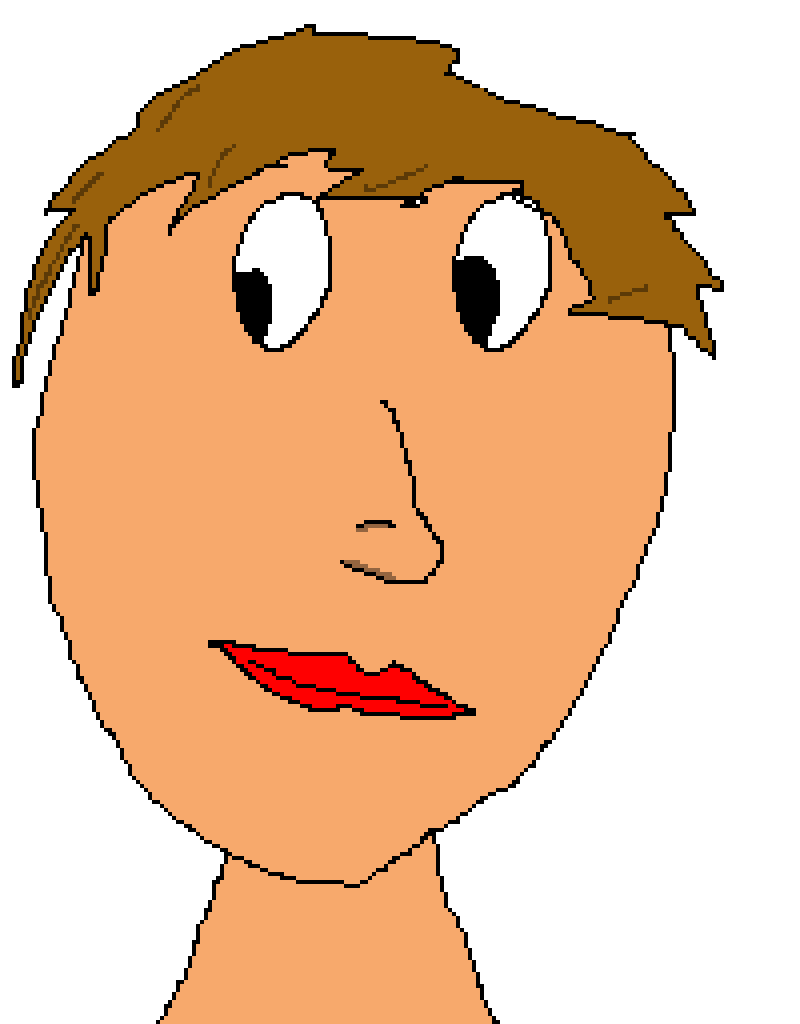
#> input picture input.png, 800 x 1024 px, found by its file name
$ python Task-02.py
#> lines starting #> are read from the running program, lines starting #| are printed output that depends on the picture
from PIL import Image
import numpy as np
import hashlib

#convert password to integer key
def generate_key_from_password(password: str) -> int:
    hashed = hashlib.sha256(password.encode()).hexdigest()
    return int(hashed[:8], 16)

def encrypt_image(input_path, output_path, password):
#> called with input_path = '/home/kali/input.png', output_path = '/home/kali/encrypted.png', password = 'mySecretPassword123'
    key = generate_key_from_password(password) %256
    img = Image.open(input_path).convert('RGB')
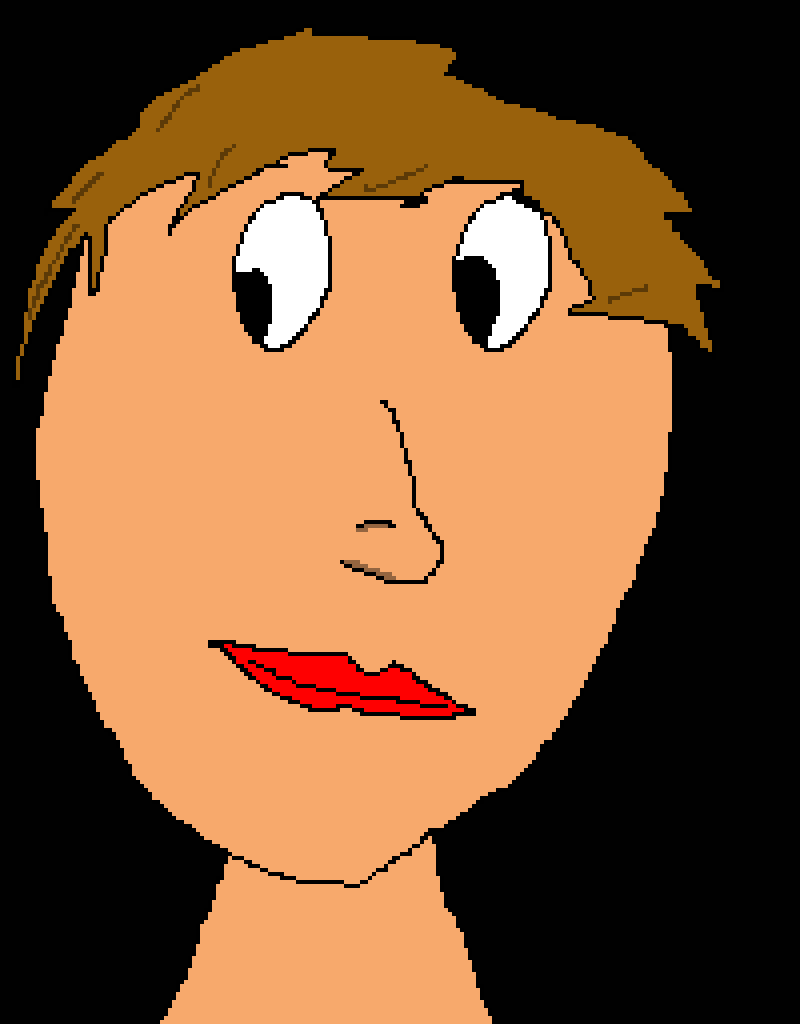
#> img: PIL image 800x1024 RGB; mean R, G, B 127.3, 86.5, 52.6
    data = np.array(img)

    #swap
    swapped = data[..., [2, 1, 0]]  # B, G, R

    #xor
    encrypted_data = swapped ^ key
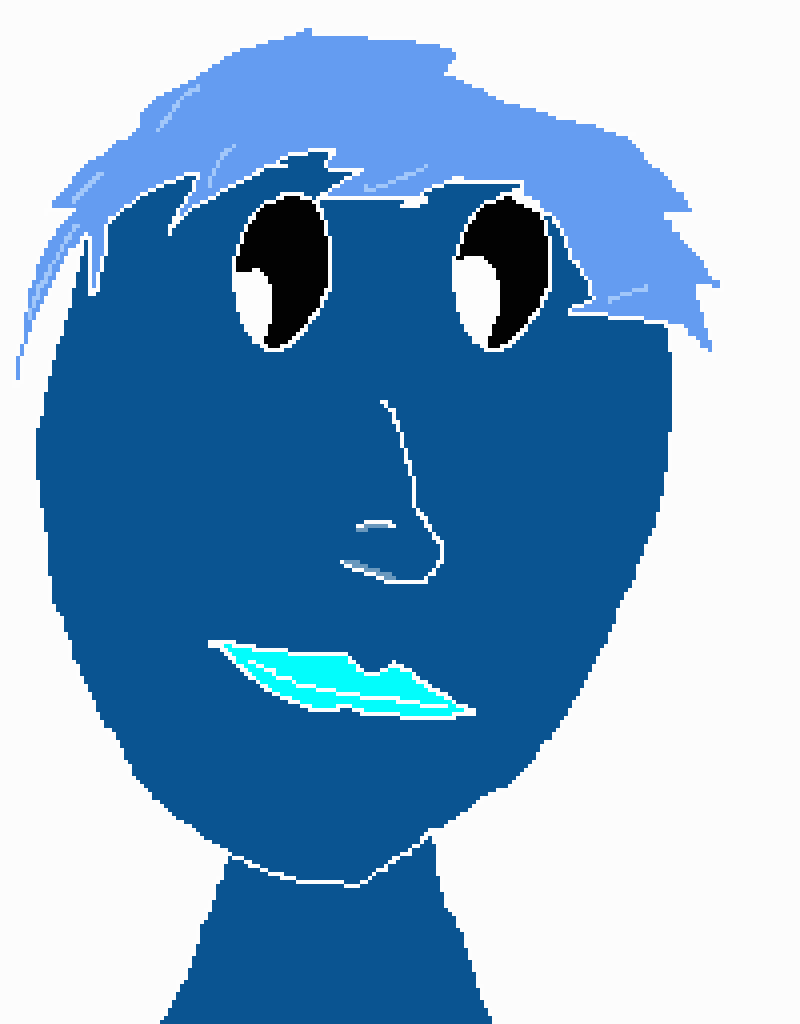
#> encrypted_data: shape (1024, 800, 3); mean B, G, R 200.5, 166.6, 127.6

    encrypted_img = Image.fromarray(encrypted_data.astype('uint8'))
    encrypted_img.save(output_path)
    print("Image encrypted and saved as:", output_path)


def decrypt_image(input_path, output_path, password):
    key = generate_key_from_password(password) %256
    img = Image.open(input_path).convert('RGB')
    data = np.array(img)

    #reverse xor
    decrypted_xor = data ^ key

    #reverse swap
    unswapped = decrypted_xor[..., [2, 1, 0]]  # R, G, B

    decrypted_img = Image.fromarray(unswapped.astype('uint8'))
    decrypted_img.save(output_path)
    print("Image decrypted and saved as:", output_path)


if __name__ == "__main__":

    input_image = r"/home/kali/input.png"
    encrypted_image = r"/home/kali/encrypted.png"
    decrypted_image = r"/home/kali/decrypted.png"

    password = "mySecretPassword123"

    encrypt_image(input_image, encrypted_image, password)

    decrypt_image(encrypted_image, decrypted_image, password)
